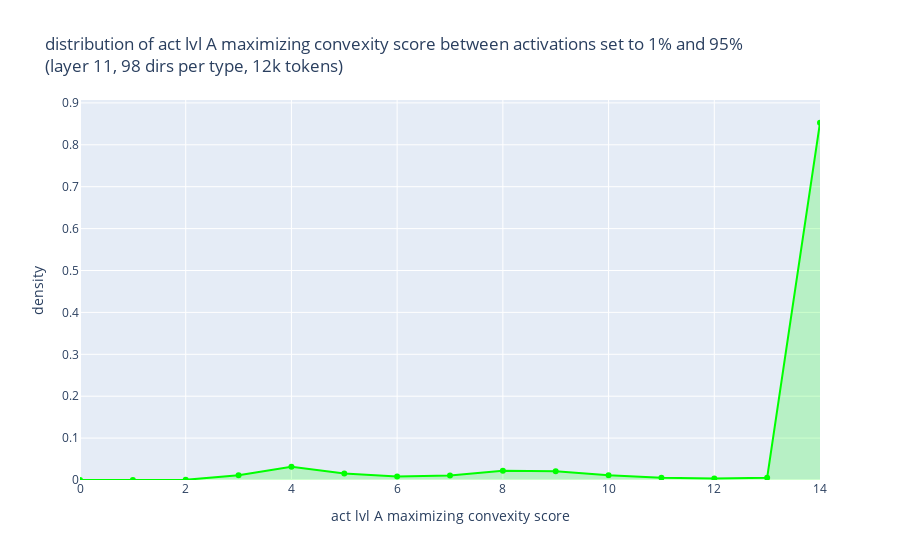

Notebook cell for this chart:
### Code cell
cvx_act_hist = sum(
    torch.histogram(
        dir.res_by_metric[metric.jsd_metric].cvx_act.float(),
        bins=exctx.n_act,
        range=(0.0, exctx.n_act - 1),
    )[0]
    for dir in dirs
)
cvx_act_hist_by_name = {
    "random": cvx_act_hist,
}
plot_hist(cvx_act_hist_by_name, color_by_name, "act lvl A maximizing convexity score")

### Figure 1 — Plotly figure (JSON) as saved in the notebook; plotly's stock layout.template omitted (floating-point values rounded to 4 significant figures)
{"data": [{"fill": "tozeroy", "fillcolor": "rgba(0, 255, 0, 0.2)", "line": {"color": "rgb(0, 255, 0)", "width": 2}, "name": "random", "type": "scatter", "x": [0, 1, 2, 3, 4, 5, 6, 7, 8, 9, 10, 11, 12, 13, 14], "y": [5.18e-05, 7.207e-05, 0.0004031, 0.01147, 0.03136, 0.0158, 0.008639, 0.0106, 0.02182, 0.02109, 0.01148, 0.005344, 0.003804, 0.005436, 0.8526]}], "layout": {"legend": {"title": {"text": "dirs type"}}, "title": {"text": "distribution of act lvl A maximizing convexity score between activations set to 1% and 95%<br>(layer 11, 98 dirs per type, 12k tokens)"}, "xaxis": {"title": {"text": "act lvl A maximizing convexity score"}}, "yaxis": {"title": {"text": "density"}}}}
